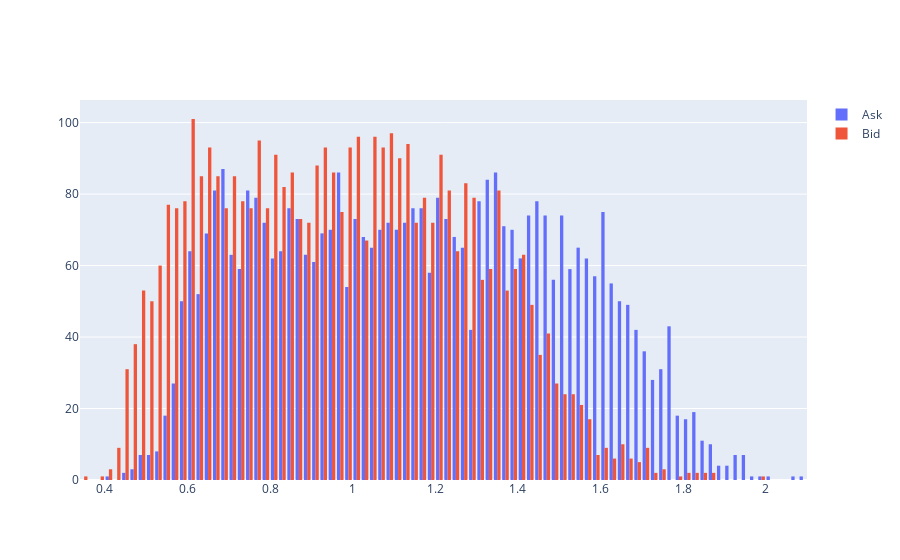

Notebook code cell kept with this figure:
### Code cell
example_agent = train(critic_lr=1e-3)
example_actions = [mock_experience(example_agent).action for _ in trange(4096, desc="Sampling")]
go.Figure(
    data=[
        go.Histogram(
            name="Ask",
            x=[action.ask for action in example_actions],
        ),
        go.Histogram(
            name="Bid",
            x=[action.bid for action in example_actions],
        ),
    ]
)

### Figure 1 — Plotly figure (JSON) as saved in the notebook; plotly's stock layout.template omitted (floating-point values rounded to 4 significant figures; data arrays with more than 128 entries replaced by an {"elided": "..."} marker saying what was removed)
{"data": [{"name": "Ask", "type": "histogram", "x": {"elided": "4096 float values"}}, {"name": "Bid", "type": "histogram", "x": {"elided": "4096 float values"}}], "layout": {}}
